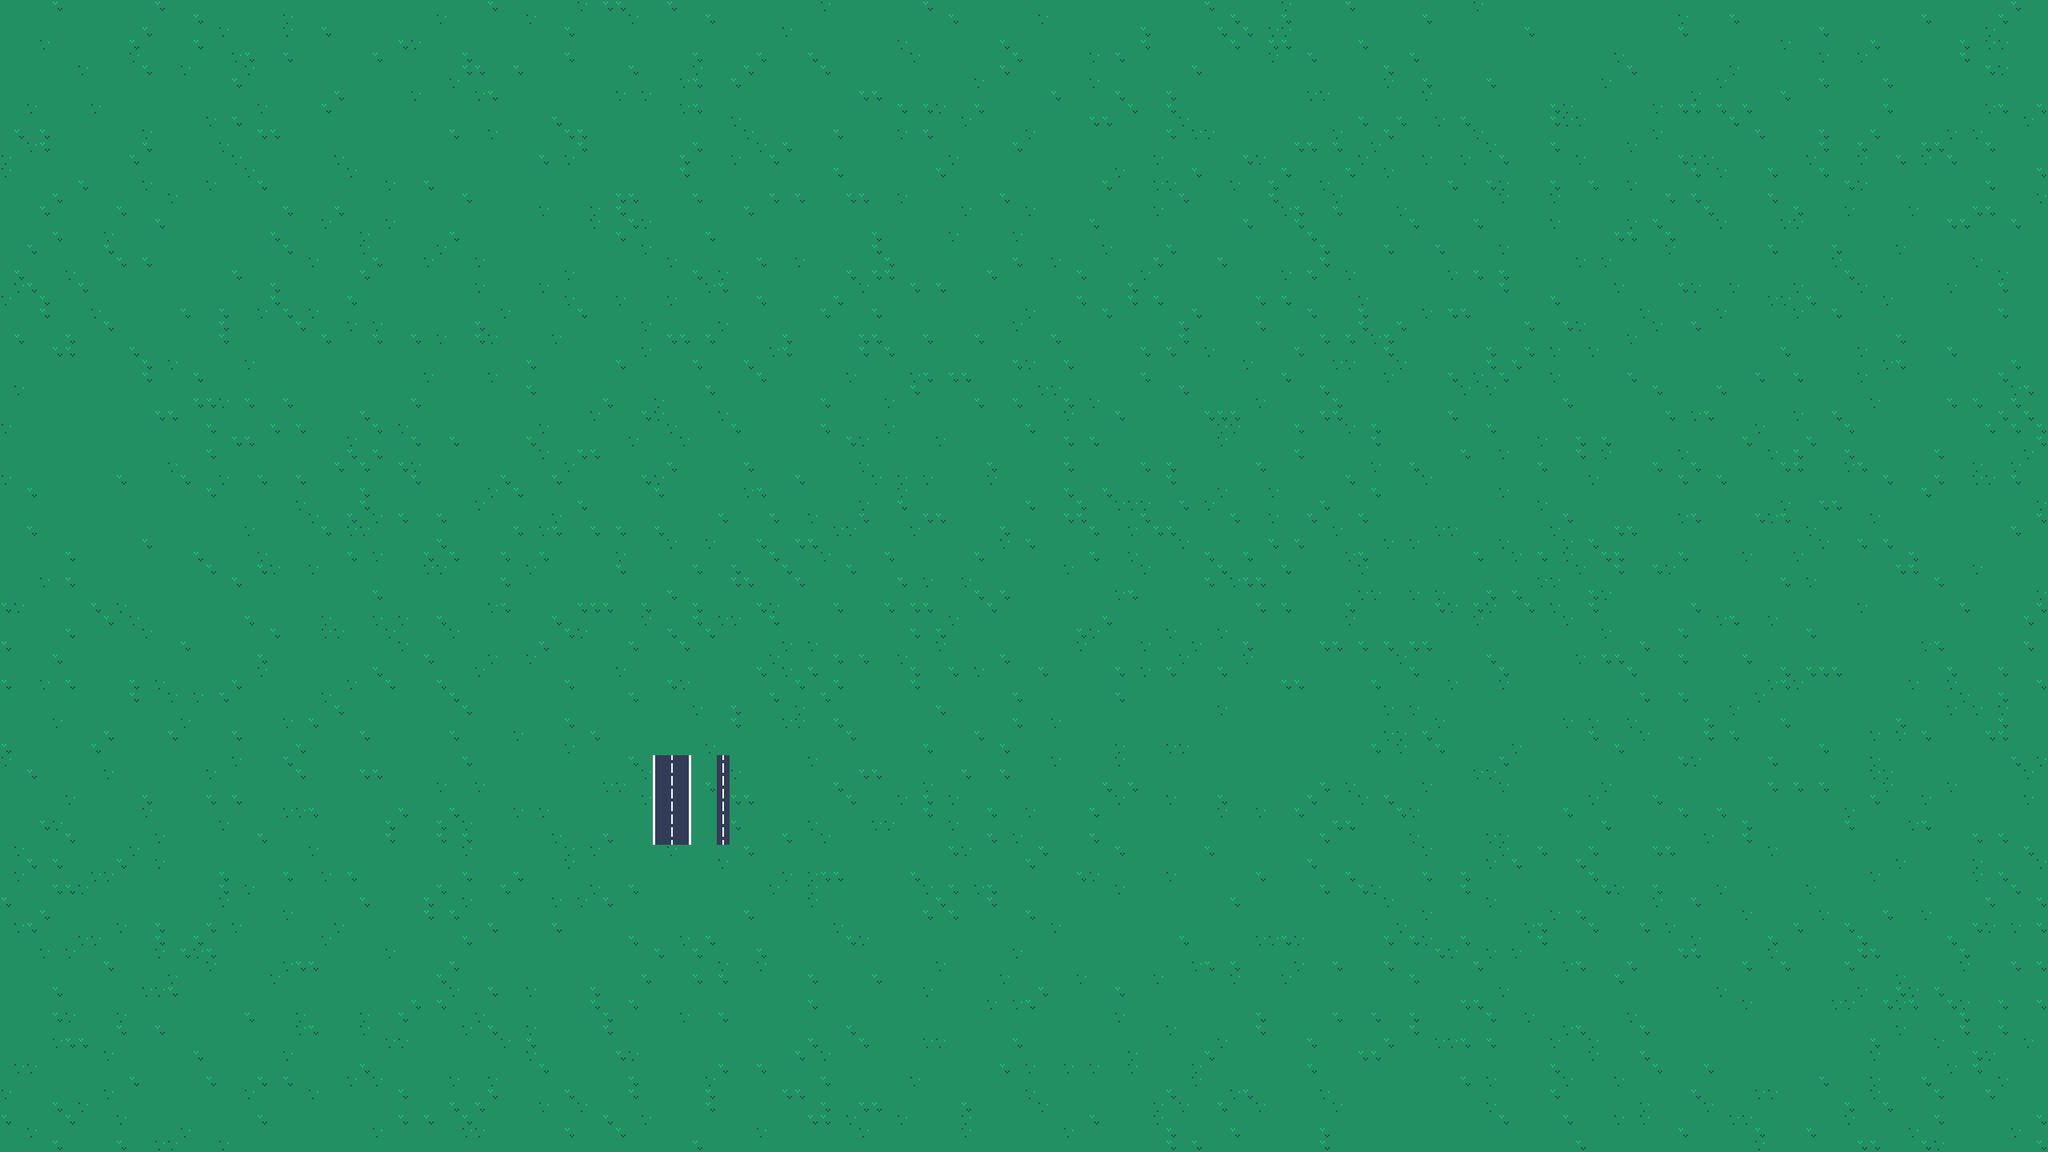

This game map was drawn from its Tiled (.tmx) file and the tilesets committed beside it. A one-line description and the trimmed map source follow:
An orthogonal 160x90 tile map with 16x16 px tiles, 4 tile layers (grass, lakes, roads, buildings), 2 tilesets and 2 objects (cameraBorder, worldBorder).

<map version="1.10" tiledversion="1.10.2" orientation="orthogonal" renderorder="right-down" width="160" height="90" tilewidth="16" tileheight="16" infinite="0" nextlayerid="8" nextobjectid="4">
 <tileset firstgid="1" source="TinyFarm_Tiles16px.tsx" />
 <tileset firstgid="61" source="CP_V1.0.416px.tsx" />
 <layer id="1" name="grass" width="160" height="90">
  <data>[14400 cells, 14400 non-empty, 3 distinct tile ids]</data>
 </layer>
 <layer id="2" name="lakes" width="160" height="90">
  <data>[14400 cells, 0 non-empty, 0 distinct tile ids]</data>
 </layer>
 <layer id="3" name="roads" width="160" height="90">
  <data>[14400 cells, 28 non-empty, 3 distinct tile ids]</data>
 </layer>
 <layer id="7" name="buildings" width="160" height="90">
  <data>[14400 cells, 0 non-empty, 0 distinct tile ids]</data>
 </layer>
 <objectgroup id="4" name="cameraLayer" visible="0">
  <object id="1" name="cameraBorder" x="0.00956439" y="0.00982481" width="2559.98" height="1439.98" />
 </objectgroup>
 <objectgroup id="5" name="collisionLayer">
  <object id="2" name="worldBorder" x="0.0108902" y="0.0090168" width="2559.98" height="1439.98" />
 </objectgroup>
 <objectgroup id="6" name="buildingLayer" />
</map>
